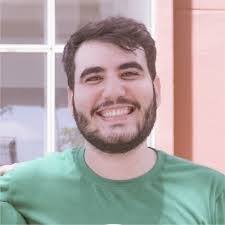
#> input picture computer-vision/book_practical_python_and_opencv/chapter 6/rapela.jpg, 225 x 225 px
$ python 6.2.py --image rapela.jpg
#> lines starting #> are read from the running program, lines starting #| are printed output that depends on the picture
import numpy as np
import argparse
import cv2
import imutils

ap = argparse.ArgumentParser()
ap.add_argument("-i", "--image", required = True, help = "Path to the image")
args = vars(ap.parse_args())

image = cv2.imread(args["image"])
#> image is the input picture: shape (225, 225, 3); mean B, G, R 164.9, 166, 174
cv2.imshow("Original", image)

translate_x = 10
translate_y = 10

shifted = imutils.translate(image,x=translate_x,y=translate_y)
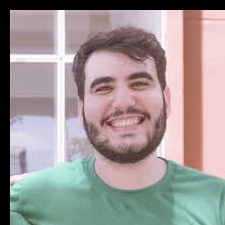
#> shifted: shape (225, 225, 3); mean B, G, R 149.9, 150.4, 159.4

cv2.imshow("Shifted Up and Left", shifted)
cv2.waitKey(0)
